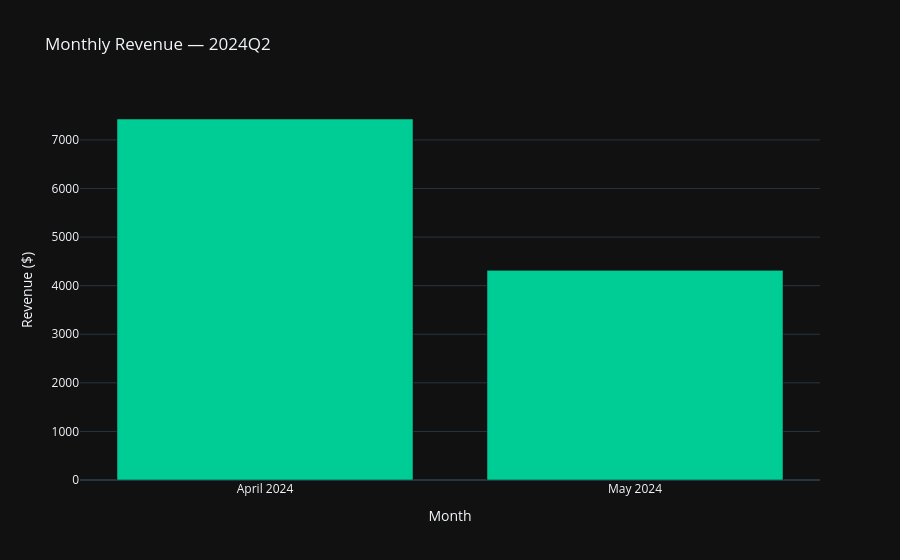

The cell this chart's notebook holds for it:
### Markdown cell above
### 1. Revenue Overview  
**Question:** What was the company's total revenue last quarter? Break it down by month.  

**Answer:**  
The company's total revenue for the last quarter (**2024 Q2**) was **$11,745.00**.  
- **April 2024:** $7,430.29  
- **May 2024:** $4,314.71  

Revenue was higher in April compared to May.

### Code cell
# Q1: Revenue Overview — last quarter + monthly breakdown

# make sure dates are datetime
if not is_dt(data["order_date"]):
    data["order_date"] = pd.to_datetime(data["order_date"], errors="coerce")

# find the last quarter in the data (year + quarter)
last_q = data["order_date"].dt.to_period("Q").max()

# filter rows from that quarter
dq = data[data["order_date"].dt.to_period("Q") == last_q].copy()

# sum revenue by month in that quarter (keep calendar order)
monthly_rev = (
    dq.assign(
        month_num=dq["order_date"].dt.month,
        month=dq["order_date"].dt.strftime("%B %Y")
    )
    .groupby(["month_num", "month"], as_index=False)["revenue"]
    .sum()
    .sort_values("month_num")
    .drop(columns="month_num")
)

# total revenue in the quarter
total_rev = monthly_rev["revenue"].sum()
display(Markdown(f"**Last Quarter:** `{last_q}`  **Total Revenue:** `${total_rev:,.2f}`"))

# bar chart
fig = px.bar(
    monthly_rev, x="month", y="revenue",
    template="plotly_dark",
    color_discrete_sequence=["#00CC96"],
    title=f"Monthly Revenue — {last_q}"
)
fig.update_layout(xaxis_title="Month", yaxis_title="Revenue ($)")
fig.show()

# show the table
monthly_rev

### Figure 1 — Plotly figure (JSON) as saved in the notebook; plotly's stock layout.template omitted (floating-point values rounded to 4 significant figures)
{"data": [{"hovertemplate": "month=%{x}<br>revenue=%{y}<extra></extra>", "legendgroup": "", "marker": {"color": "#00CC96", "pattern": {"shape": ""}}, "name": "", "orientation": "v", "showlegend": false, "textposition": "auto", "type": "bar", "x": ["April 2024", "May 2024"], "xaxis": "x", "y": [7430.0, 4315.0], "yaxis": "y"}], "layout": {"barmode": "relative", "legend": {"tracegroupgap": 0}, "title": {"text": "Monthly Revenue — 2024Q2"}, "xaxis": {"anchor": "y", "domain": [0, 1], "title": {"text": "Month"}}, "yaxis": {"anchor": "x", "domain": [0, 1], "title": {"text": "Revenue ($)"}}}}
